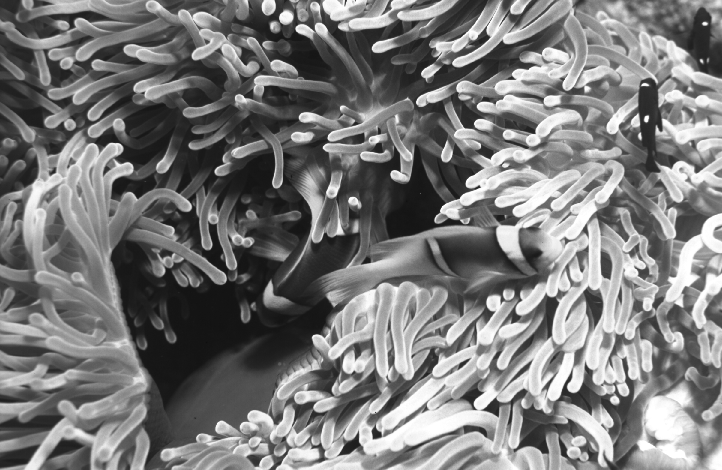
#> input picture lab_03/monochrome/anemone_mono.png, 722 x 470 px; its folder holds only this picture in this run
$ jupyter execute --allow-errors LukaszJaremek.ipynb   (older library calls are emulated)
#> lines starting #> are read from the running program, lines starting #| are printed output that depends on the picture
# Wstęp do Multimediów
### Laboratorium 3
Łukasz Jaremek

310710

---

[cell 1]
import os

mono_path = "monochrome"

for _, _, mono_image_names in os.walk(mono_path):
    pass

print(mono_image_names)

[cell 2]
from matplotlib import pyplot as plt
import cv2

STUDENT_NUMBER = 310710
IMAGES = len(mono_image_names)

IMAGE_NUMBER = STUDENT_NUMBER % IMAGES
image_mono_path = mono_path+"/"+mono_image_names[IMAGE_NUMBER]
COLOR_IMAGE = cv2.imread(image_mono_path)
#> COLOR_IMAGE is the input picture: shape (470, 722, 3); min 14, max 255, mean 122
print("Image number:", IMAGE_NUMBER)


figure, axs = plt.subplots(1, 1, figsize=(15, 10))

axs.imshow(COLOR_IMAGE, vmin=0, vmax=255)
axs.title.set_text("Mono image")

plt.show()

---

### 1. Obliczyć przepływność (liczbę bitów przypadającą na jeden piksel) dla obrazu skompresowanego koderem PNG (obraz wejściowy)

[cell 3]
bitrate = 8*os.stat(image_mono_path).st_size/(COLOR_IMAGE.shape[0]*COLOR_IMAGE.shape[1])
print(f"Bitrate: {bitrate:.4f}")
#| Bitrate: 5.4298

---

### 2. Obliczyć entropię obrazu i porównać ją z wyliczoną przepływnością. Czy przepływność mniejsza od entropii oznacza, że zależność: $l_{śr} ≥ H$ jest nieprawdziwa?

[cell 4]
import numpy as np


def calc_entropy(hist):
    pdf = hist / hist.sum()
    entropy = -sum([x*np.log2(x) for x in pdf if x != 0])
    return entropy


hist_of_image = cv2.calcHist([COLOR_IMAGE], [0], None, [256], [0, 256]).flatten()
#> hist_of_image = 256 values, max 2663 at index 22, min 0 at index 0, mean 1325.5
IMAGE_WIDTH = len(COLOR_IMAGE[0])
#> IMAGE_WIDTH = 722
IMAGE_HEIGHT = len(COLOR_IMAGE)
#> IMAGE_HEIGHT = 470

if hist_of_image.sum() != IMAGE_WIDTH*IMAGE_HEIGHT:
    raise Exception("Sum of histagram is not equal image pixels")

entropy = calc_entropy(hist_of_image)
#> in calc_entropy, `pdf = hist / hist.sum()`: pdf = 256 values, max 0.00785 at index 22, min 0 at index 0, mean 0.00391
#> in calc_entropy, `entropy = -sum([x*np.log2(x) for x in pdf if x != 0])`: entropy = 7.84
#> entropy = 7.84
print(f"Entropy = {entropy:.4f}")
#| Entropy = 7.8404

Przepływowość jest mniejsza od entropii (4.69 < 7.13) lecz to nie musi oznaczać że $l_{śr} ≥ H$. Problemem może być dekoder, który prawdopodobnie zatraca informacje przy dekodowaniu.

---

### 3. Wyznaczyć obraz różnicowy w taki sposób, że wartość każdego piksela zastępowana jest różnicą pomiędzy wartością tego piksela a wartością jego lewego sąsiada (kodowanie różnicowe /. predykcyjne). Dla pierwszego piksela w linii należy przyjąć wartość sąsiada równą 127 (środkowa wartość przedziału zmienności wartości pikseli).
### Wyświetlić obraz różnicowy.
### Wyznaczyć histogram obrazu różnicowego i porównać go z histogramem obrazu oryginalnego.
### Wyznaczyć entropię obrazu różnicowego i porównać ją z entropią obrazu oryginalnego.

[cell 5]
img_tmp1 = COLOR_IMAGE[:, 1: ]  # wszystkie wiersze od kolumny pierwszej
img_tmp2 = COLOR_IMAGE[:, :-1]  # wszystkie wiersze od kolumny zerowej do przedostatniej

image_hdiff = cv2.addWeighted(img_tmp1, 1, img_tmp2, -1, 0, dtype=cv2.CV_16S)
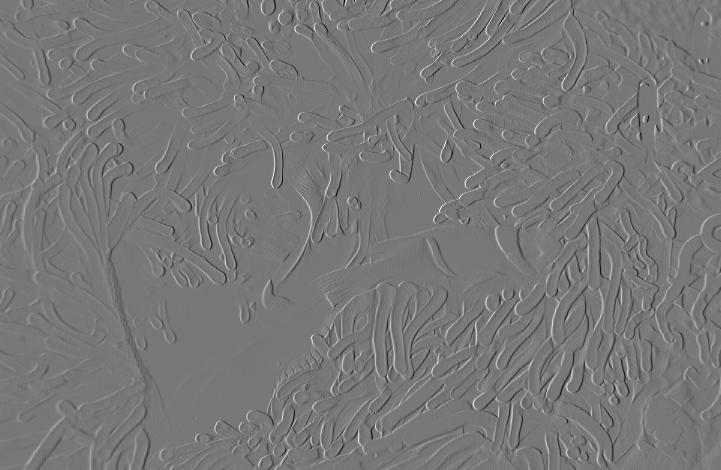
#> image_hdiff: shape (470, 721, 3) int16; min -185, max 207, mean 0.1; drawn with min black and max white
image_hdiff_0 = cv2.addWeighted(COLOR_IMAGE[:, 0], 1, 0, 0, -127, dtype=cv2.CV_16S)  # odejmowanie od zerowej kolumny -127
#> image_hdiff_0 = 470 rows, first 8: [-83, -83, -83], [-82, -82, -82], [-84, -84, -84], [-85, -85, -85], [-86, -86, -86], [-86, -86, -86], [-82, -82, -82], [-75, -75, -75]

image_hdiff = image_hdiff.tolist()
#> image_hdiff = 470 items
[image_hdiff[index].append(image_hdiff_0[index])
 for index in range(len(image_hdiff))]
image_hdiff = np.array(image_hdiff)
#> image_hdiff: shape (470, 722, 3) int64


figure, axs = plt.subplots(1, 2, figsize=(15, 10))

axs[0].imshow(image_hdiff, vmin=-255, vmax=255)
axs[0].title.set_text("Hdiff image no scaled")

axs[1].imshow(image_hdiff*128, vmin=-255, vmax=255)
axs[1].title.set_text("Hdiff image scaled")

plt.show()
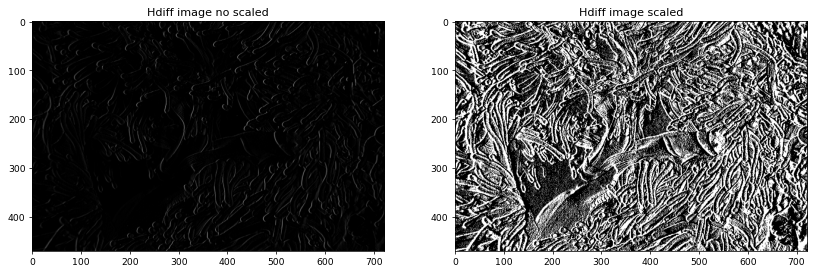
#> figure drawn by matplotlib, 2 panels

[cell 6]
image_tmp = (image_hdiff + 255).astype(np.uint16)

hist_hdiff = cv2.calcHist([image_tmp], [0], None, [511], [0, 511])
#> hist_hdiff = 511 values, max 36154 at index 255, min 0 at index 0, mean 664.1
hist_normal = cv2.calcHist([COLOR_IMAGE], [0], None, [256], [0, 256])
#> hist_normal has the same summary as hist_of_image

figure, axs = plt.subplots(1, 2, figsize=(15, 10))

axs[0].plot(hist_hdiff)
axs[0].set_xlim([0, 255])
axs[0].title.set_text("Differential image histogram")

axs[1].plot(hist_normal*128)
axs[1].set_xlim([0, 255])
axs[1].title.set_text("Image histogram")

plt.show()

[cell 7]
hdiff_entropy = calc_entropy(hist_hdiff.flatten())
#> hdiff_entropy = 5.49
print(f"Hdiff Entropy = {hdiff_entropy:.4f}")
#| Hdiff Entropy = 5.4917

Entropia obrazu różnicowego jest mniejsza niż obrazu oryginalnego, jest to efekt oczekiwany.

---

### 4. Wyznaczyć współczynniki DWT korzystając z funkcji zamieszczonej w przykładowym skrypcie.
### Wyświetlić poszczególne pasma.
### Wyznaczyć histogramy i obliczyć entropię dla wszystkich pasm.
### Porównać wyniki (histogram, entropia) uzyskane dla poszczególnych pasm między sobą (czy któreś się wyróżniają i dlaczego?) oraz z wynikami uzyskanymi dla obrazu oryginalnego i obrazu różnicowego.

[cell 8]
def calc_dwt(img):
    maskL = np.array([
         0.02674875741080976,
        -0.01686411844287795,
        -0.07822326652898785,
         0.26686411844287230,
         0.60294901823635790,
         0.26686411844287230,
        -0.07822326652898785,
        -0.01686411844287795,
         0.02674875741080976
         ])

    maskH = np.array([
         0.09127176311424948,
        -0.05754352622849957,
        -0.59127176311424700,
         1.11508705245699400,
        -0.59127176311424700,
        -0.05754352622849957,
         0.09127176311424948
         ])

    bandLL = cv2.sepFilter2D(img,         -1, maskL, maskL)[::2, ::2]
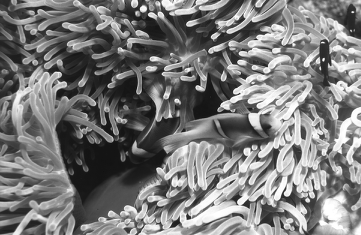
#> bandLL: shape (235, 361, 3); min 14, max 255, mean 121.9
    bandLH = cv2.sepFilter2D(img, cv2.CV_16S, maskL, maskH)[::2, ::2]
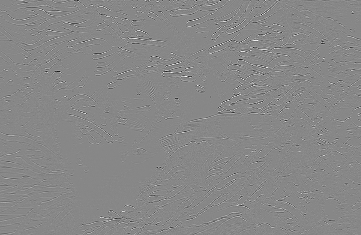
#> bandLH: shape (235, 361, 3) int16; min -122, max 107, mean 0; drawn with min black and max white
    bandHL = cv2.sepFilter2D(img, cv2.CV_16S, maskH, maskL)[::2, ::2]
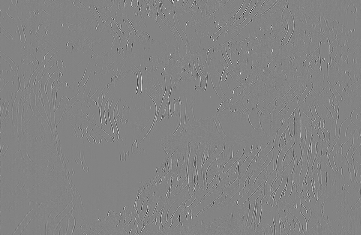
#> bandHL: shape (235, 361, 3) int16; min -134, max 125, mean 0; drawn with min black and max white
    bandHH = cv2.sepFilter2D(img, cv2.CV_16S, maskH, maskH)[::2, ::2]
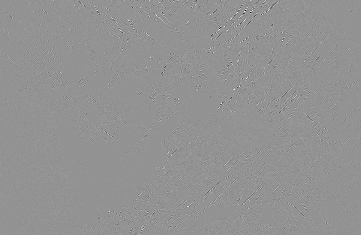
#> bandHH: shape (235, 361, 3) int16; min -196, max 144, mean 0; drawn with min black and max white

    return bandLL, bandLH, bandHL, bandHH

Pasma

[cell 9]
ll, lh, hl, hh = calc_dwt(COLOR_IMAGE)

figure, axs = plt.subplots(2, 2, figsize=(15, 15))

axs[0, 0].imshow(ll)
axs[0, 0].title.set_text("LL2")

axs[0, 1].imshow(cv2.multiply(lh, 25))
axs[0, 1].title.set_text("LH2")

axs[1, 0].imshow(cv2.multiply(hl, 25))
axs[1, 0].title.set_text("HL2")

axs[1, 1].imshow(cv2.multiply(hh, 25))
axs[1, 1].title.set_text("HH2")

plt.show()
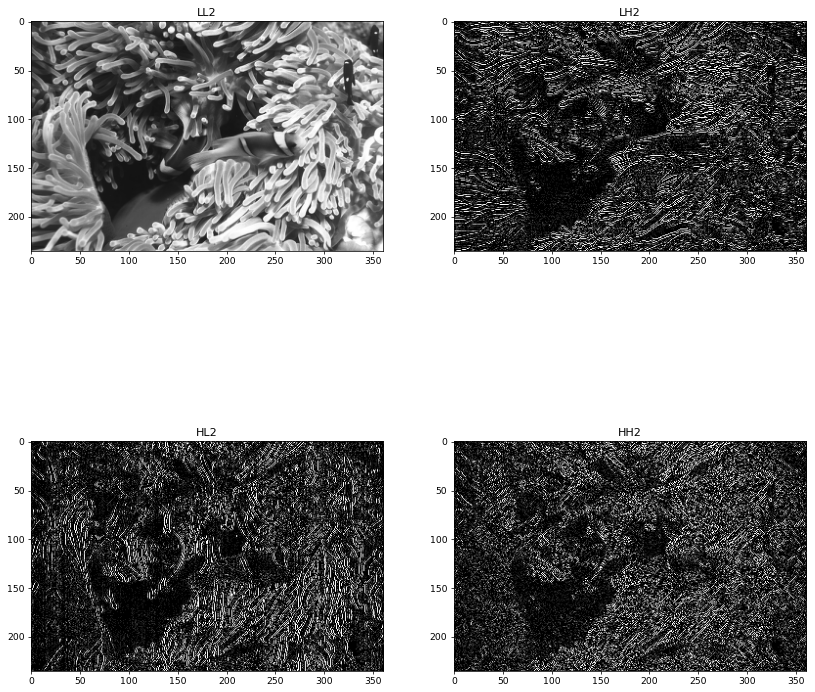
#> figure drawn by matplotlib, 4 panels

Histogramy

[cell 10]
hist_ll = cv2.calcHist([ll],                         [0], None, [256], [0, 256]).flatten()
#> hist_ll = 256 values, max 646 at index 22, min 0 at index 0, mean 331.4
hist_lh = cv2.calcHist([(lh+255).astype(np.uint16)], [0], None, [511], [0, 511]).flatten()
#> hist_lh = 511 values, max 13665 at index 255, min 0 at index 0, mean 166
hist_hl = cv2.calcHist([(hl+255).astype(np.uint16)], [0], None, [511], [0, 511]).flatten()
#> hist_hl = 511 values, max 14232 at index 255, min 0 at index 0, mean 166
hist_hh = cv2.calcHist([(hh+255).astype(np.uint16)], [0], None, [511], [0, 511]).flatten()
#> hist_hh = 511 values, max 10428 at index 255, min 0 at index 0, mean 166

figure, axs = plt.subplots(2, 2, figsize=(15, 15))

axs[0, 0].plot(hist_ll)
axs[0, 0].title.set_text("Histogram LL2")

axs[0, 1].plot(range(-255, 256), hist_lh)
axs[0, 1].title.set_text("Histogram LH2")

axs[1, 0].plot(range(-255, 256), hist_hl)
axs[1, 0].title.set_text("Histogram HL2")

axs[1, 1].plot(range(-255, 256), hist_hh)
axs[1, 1].title.set_text("Histogram HH2")

plt.show()
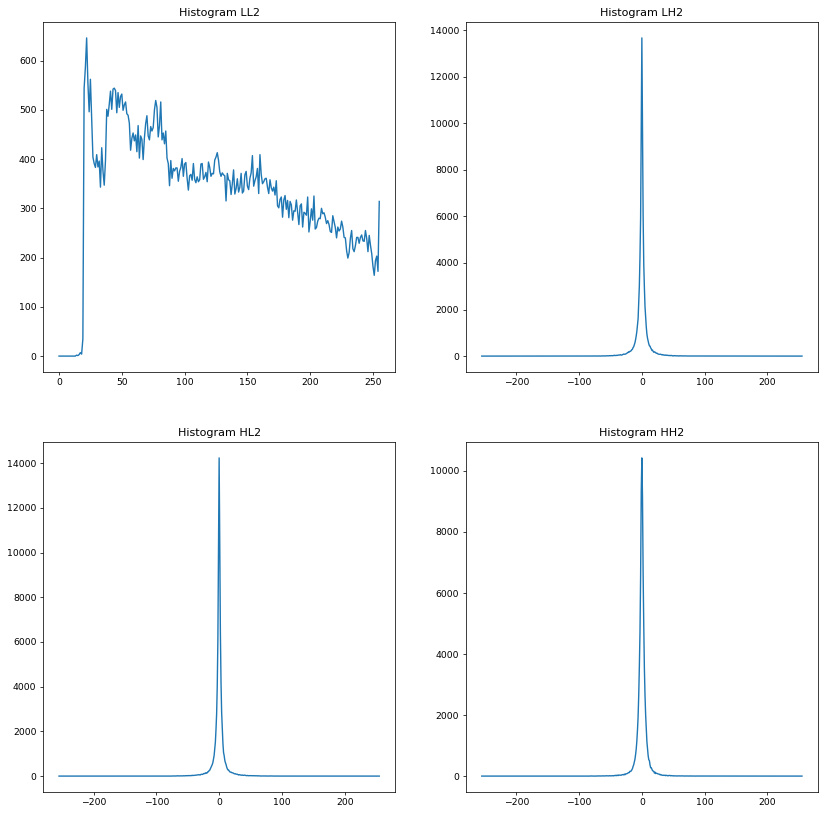
#> figure drawn by matplotlib, 4 panels; panel 1: curve peaks at x = 22, y = 646; panel 2: curve peaks at x = 0, y = 13665; panel 3: curve peaks at x = 0, y = 14232; panel 4: curve peaks at x = 0, y = 10428

Entropie pasm

[cell 11]
H_ll = calc_entropy(hist_ll)
#> H_ll = 7.84
H_lh = calc_entropy(hist_lh)
#> H_lh = 4.6
H_hl = calc_entropy(hist_hl)
#> H_hl = 4.51
H_hh = calc_entropy(hist_hh)
#> H_hh = 4.57

print(f"H(LL) = {H_ll:.4f}")
#| H(LL) = 7.8403
print(f"H(LH) = {H_lh:.4f}")
#| H(LH) = 4.6048
print(f"H(HL) = {H_hl:.4f}")
#| H(HL) = 4.5136
print(f"H(HH) = {H_hh:.4f}")
#| H(HH) = 4.5686
print(f"H_śr = {(H_ll+H_lh+H_hl+H_hh)/4:.4f}")
#| H_śr = 5.3818

### 5. Obliczyć entropię dla składowych RGB barwnego obrazu testowego.

[cell 12]
color_path = "color"

for _, _, color_image_names in os.walk(color_path):
    pass

#> (the rest of this cell did not finish here and is left out)

[cell 13]
image_R = COLOR_IMAGE[:, :, 2]
image_G = COLOR_IMAGE[:, :, 1]
image_B = COLOR_IMAGE[:, :, 0]

hist_R = cv2.calcHist([image_R], [0], None, [256], [0, 256]).flatten()
#> hist_R has the same summary as hist_of_image
hist_G = cv2.calcHist([image_G], [0], None, [256], [0, 256]).flatten()
#> hist_G has the same summary as hist_of_image
hist_B = cv2.calcHist([image_B], [0], None, [256], [0, 256]).flatten()
#> hist_B has the same summary as hist_of_image

H_R = calc_entropy(hist_R)
#> H_R = 7.84
H_G = calc_entropy(hist_G)
#> H_G = 7.84
H_B = calc_entropy(hist_B)
#> H_B = 7.84

print(f"H(R) = {H_R:.4f}")
#| H(R) = 7.8404
print(f"H(G) = {H_G:.4f}")
#| H(G) = 7.8404
print(f"H(B) = {H_B:.4f}")
#| H(B) = 7.8404
print(f"H_śr = {(H_R+H_G+H_B)/3:.4f}")
#| H_śr = 7.8404

---

### 6. Dokonać konwersji z RGB do YUV i obliczyć entropię dla składowych YUV.
### Wyznaczyć histogramy dla wszystkich składowych.
### Porównać wyniki uzyskane dla poszczególnych składowych. Czy dla składowych UV entropia jest mniejsza? Z czego ta mniejsza wartość może wynikać?

[cell 14]
image_YUV = cv2.cvtColor(COLOR_IMAGE, cv2.COLOR_BGR2YUV)
#> image_YUV: shape (470, 722, 3); mean of channels 0, 1, 2 122, 128, 128

hist_Y = cv2.calcHist([image_YUV[:, :, 0]], [0], None, [256], [0, 256]).flatten()
#> hist_Y has the same summary as hist_of_image
hist_U = cv2.calcHist([image_YUV[:, :, 1]], [0], None, [256], [0, 256]).flatten()
#> hist_U = 256 values, max 339340 at index 128, min 0 at index 0, mean 1325.5
hist_V = cv2.calcHist([image_YUV[:, :, 2]], [0], None, [256], [0, 256]).flatten()
#> hist_V has the same summary as hist_U

H_Y = calc_entropy(hist_Y)
#> H_Y = 7.84
H_U = calc_entropy(hist_U)
#> H_U = 0
H_V = calc_entropy(hist_V)
#> H_V = 0

print(f"H(Y) = {H_Y:.4f}")
#| H(Y) = 7.8404
print(f"H(U) = {H_U:.4f}")
#| H(U) = -0.0000
print(f"H(V) = {H_V:.4f}")
#| H(V) = -0.0000
print(f"H_śr = {(H_Y+H_U+H_V)/3:.4f}")
#| H_śr = 2.6135

[cell 15]
figure, axs = plt.subplots(1, 1, figsize=(15, 10))

axs.plot(hist_Y, label="Y", color="red")
axs.plot(hist_U, label="U", color="green")
axs.plot(hist_V, label="V", color="blue")
axs.title.set_text("Color image")

plt.title("Histogram YUV")
plt.xlim([0, 255])
plt.legend()
plt.show()
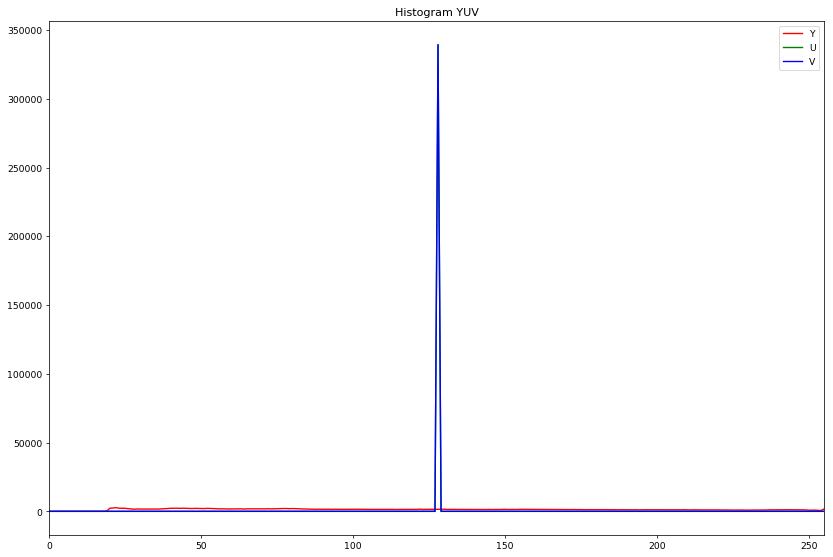
#> figure drawn by matplotlib, 1 panel; curve peaks at x = 22, y = 2663; curve peaks at x = 128, y = 339340; curve peaks at x = 128, y = 339340

Entropia dla $U$ i $V$ jest wyraźnie niższa (~4) względem entropii $Y$ (~7). Równolegle, histogramy $U$ i $V$ mają wyższe wartości względem $Y$ => posiadają mniej informacji, co tłumaczy różnicę w entropii.

---

### 7. Wyznaczyć zależność zniekształcenia D od przepływności R (liczba bitów przypadającą na jeden piksel obrazu): $D = f(R)$ – tzw. krzywa R-D – dla kodera JPEG. Regulacji stopnia kompresji (przepływności R) należy dokonywać ustawiając wartości parametru ‘quality’ przy zapisie obrazu do pliku. Wartości parametru ‘quality’ należy dobrać tak, aby uzyskać ‘gładkie’ wykresy. Jako miarę zniekształceń należy użyć szczytowy stosunek sygnału do szumu PSNR i błąd średniokwadratowy MSE. Zobrazować zależności na wykresach (oddzielny wykres dla każdej miary). Dokonać subiektywnej oceny obrazów zrekonstruowanych (według własnej skali ocen, np.: jakość doskonała, bardzo dobra, dobra, średnia, kiepska, zła, bardzo zła, itp., lub: zniekształcenia niewidoczne, lekko widoczne, widoczne, bardzo widoczne, nie do przyjęcia, itp.) i zamieścić te oceny w sprawozdaniu (niekoniecznie dla każdego obrazu wynikowego osobno, raczej ‘zgrupować’ oceny dla pewnych zakresów przepływności). Porównać stopnie kompresji uzyskiwane dla kodera JPEG ze stopniem kompresji uzyskanym dla kodera PNG (pamiętając, że w pierwszej części laboratorium wykorzystywany był monochromatyczny obraz PNG, a kompresja JPEG była wykonywana dla obrazu barwnego; ewentualnie wyliczyć przepływność bitową dla obrazu barwnego skompresowanego koderem PNG.

[cell 16]
IMAX = 255. ** 2


# [8 lines left out: function calc_mse_psnr, not called in this run]

[cell 17]
x_range = list(range(0, 141, 10))[::-1]

bitrate = []
mse = []
psnr = []

#> (the rest of this cell did not finish here and is left out)

[cell 18]
figure, axs = plt.subplots(1, 2, figsize=(20, 10))

axs[0].plot(bitrate, mse,  "-o")
axs[0].title.set_text("mse(r)")

axs[1].plot(bitrate, psnr, "-o")
axs[1].title.set_text("psnr(r)")

plt.show()
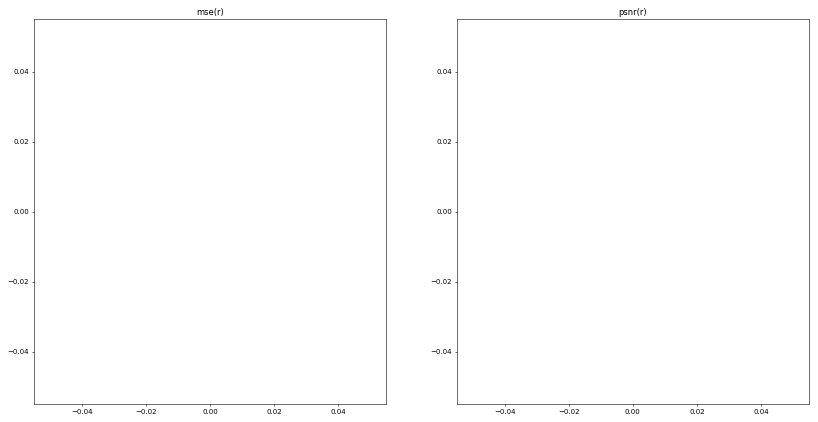
#> figure drawn by matplotlib, 2 panels

$ run again, on lab_03/monochrome/bikes_mono.png
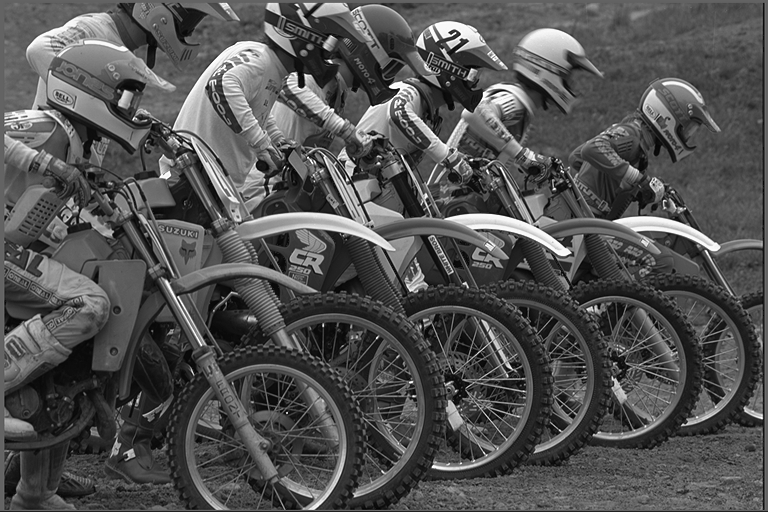
#> input picture lab_03/monochrome/bikes_mono.png, 768 x 512 px
#> COLOR_IMAGE is the input picture: shape (512, 768, 3); min 2, max 255, mean 82.2
#| Bitrate: 5.8110
#> hist_of_image = 256 values, max 5754 at index 82, min 0 at index 0, mean 1536
#> IMAGE_WIDTH = 768
#> IMAGE_HEIGHT = 512
#> pdf = 256 values, max 0.0146 at index 82, min 0 at index 0, mean 0.00391
#> in calc_entropy, `entropy = -sum([x*np.log2(x) for x in pdf if x != 0])`: entropy = 7.36
#| Entropy = 7.3599
#> `image_hdiff = cv2.addWeighted(img_tmp1, 1, img_tmp2, -1, 0, dtype=cv2...`:
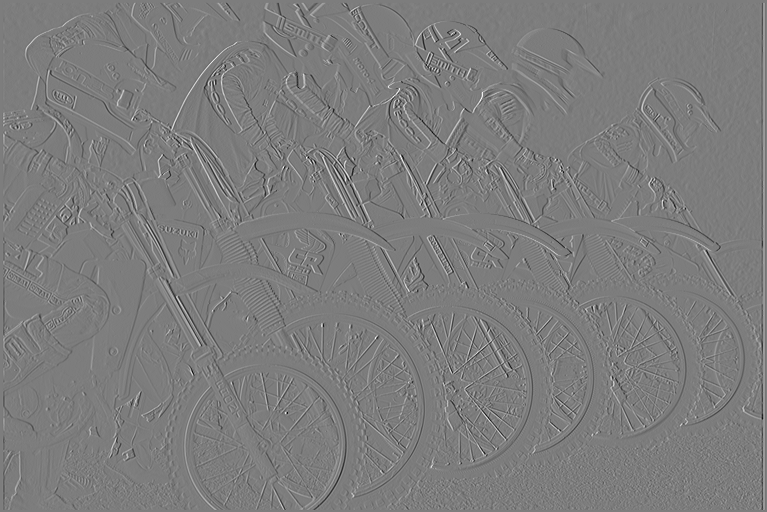
#> image_hdiff: shape (512, 767, 3) int16; min -211, max 219, mean 0; drawn with min black and max white
#> image_hdiff_0 = 512 rows, first 8: [-28, -28, -28], [-28, -28, -28], [-28, -28, -28], [-28, -28, -28], [-28, -28, -28], [-28, -28, -28], [-28, -28, -28], [-28, -28, -28]
#> `image_hdiff = image_hdiff.tolist()`: image_hdiff = 512 items
#> hist_hdiff = 511 values, max 36079 at index 255, min 0 at index 0, mean 769.5
#> hist_normal has the same summary as hist_of_image
#> hdiff_entropy = 5.89
#| Hdiff Entropy = 5.8910
#> hist_ll = 256 values, max 1155 at index 78, min 3 at index 2, mean 384
#> hist_lh = 511 values, max 10869 at index 255, min 0 at index 0, mean 192.4
#> hist_hl = 511 values, max 10809 at index 255, min 0 at index 0, mean 192.4
#> hist_hh = 511 values, max 9775 at index 255, min 0 at index 0, mean 192.4
#> H_ll = 7.37
#> H_lh = 5.36
#> H_hl = 5.27
#> H_hh = 5.28
#| H(LL) = 7.3746
#| H(LH) = 5.3553
#| H(HL) = 5.2674
#| H(HH) = 5.2771
#| H_śr = 5.8186
#> hist_R has the same summary as hist_of_image
#> hist_G has the same summary as hist_of_image
#> hist_B has the same summary as hist_of_image
#> H_R = 7.36
#| H(R) = 7.3599
#| H(G) = 7.3599
#| H(B) = 7.3599
#| H_śr = 7.3599
#> image_YUV: shape (512, 768, 3); mean of channels 0, 1, 2 82.2, 128, 128
#> hist_Y has the same summary as hist_of_image
#> hist_U = 256 values, max 393216 at index 128, min 0 at index 0, mean 1536
#> hist_V has the same summary as hist_U
#> H_Y = 7.36
#> H_U = 0
#| H(Y) = 7.3599
#| H(U) = -0.0000
#| H(V) = -0.0000
#| H_śr = 2.4533
#> `plt.show()`:
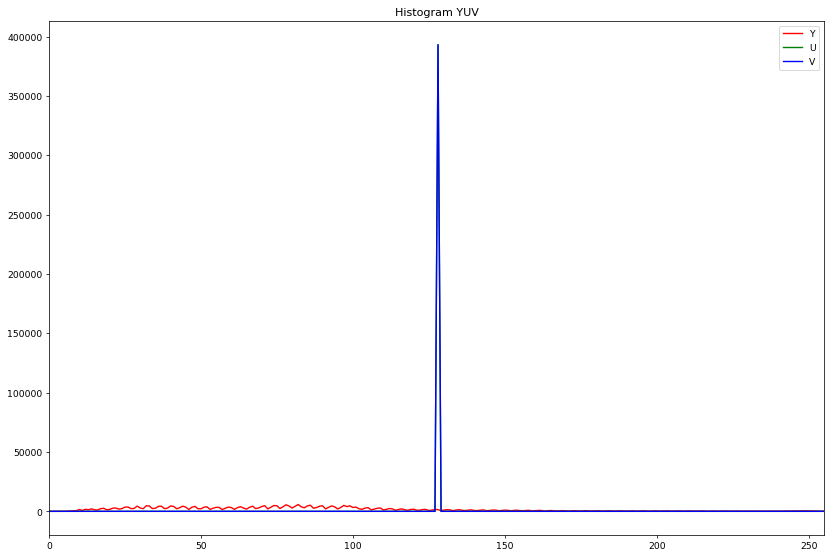
#> figure drawn by matplotlib, 1 panel; curve peaks at x = 82, y = 5754; curve peaks at x = 128, y = 393216; curve peaks at x = 128, y = 393216
